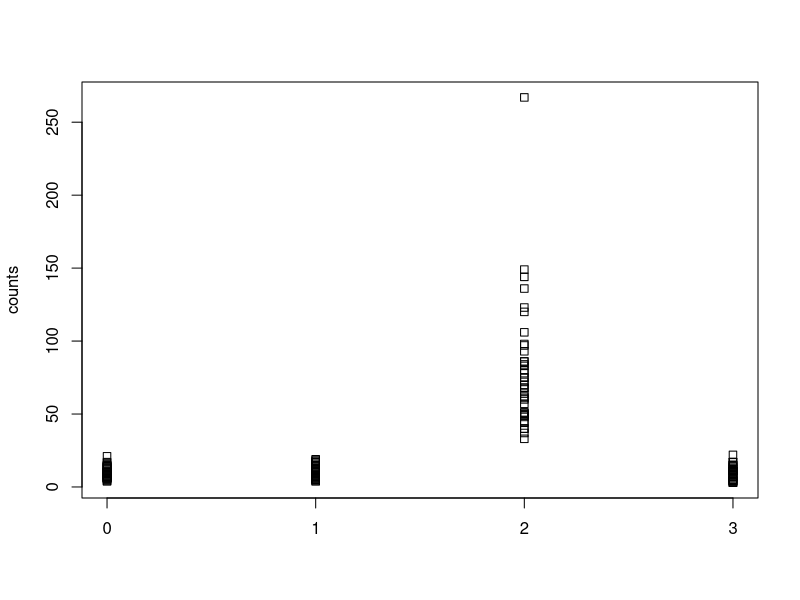
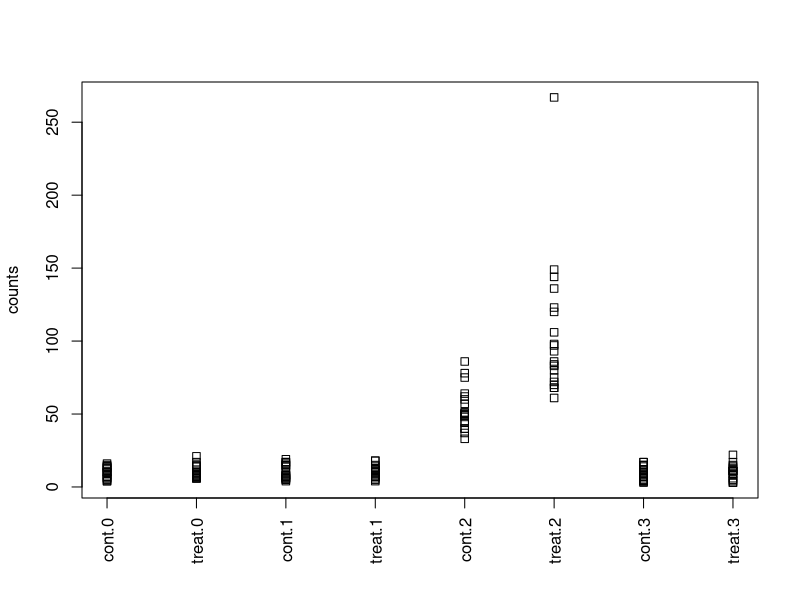
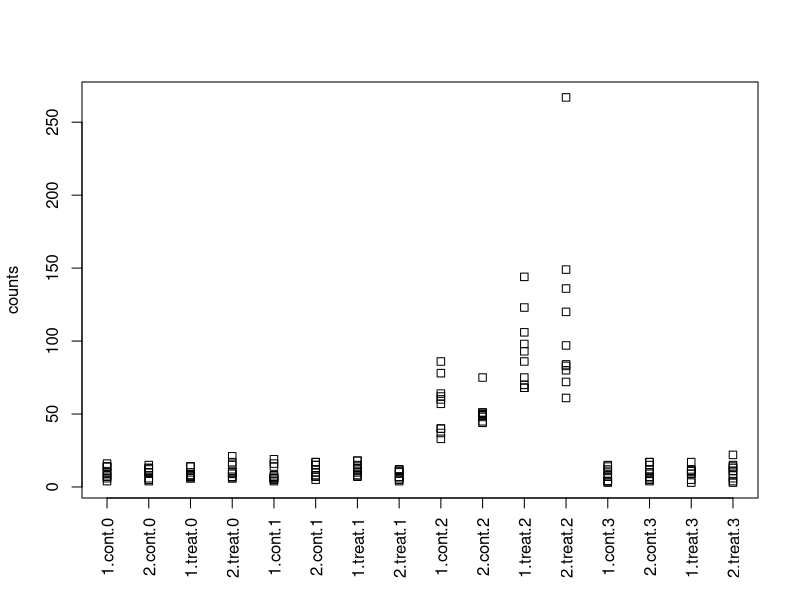
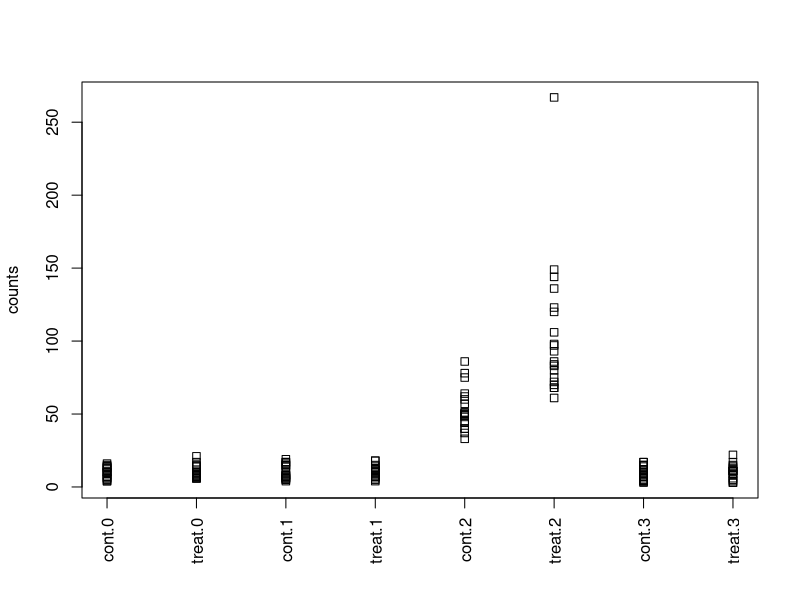
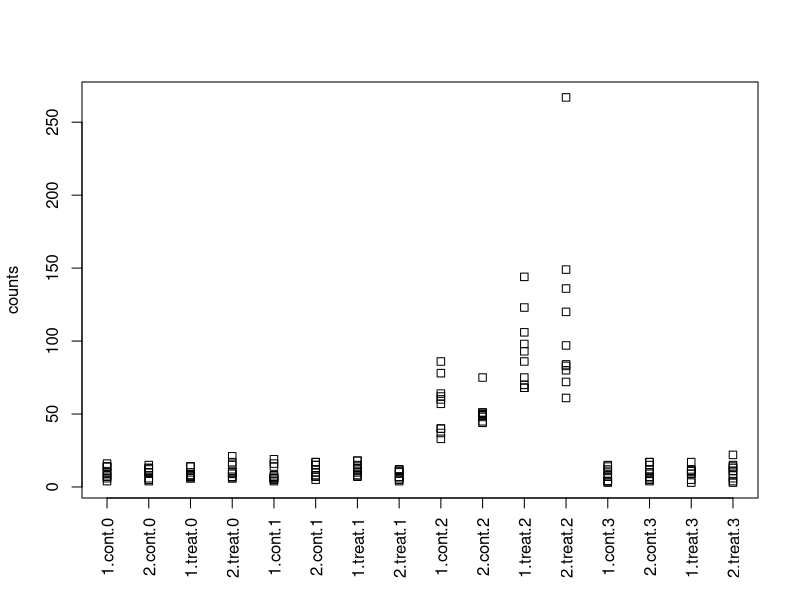

Recreate these plots in R, in order.
## ---- chunk 1
ssize <- 10
nstrain <- 2
ntreat <- 2
nday <- 3

mydata <- as.data.frame(matrix(ncol=4, nrow=c(nday+1)*ntreat*nstrain*ssize))
colnames(mydata) <- c('counts', 'day', 'treat', 'strain')
mydata$day <- as.factor(rep(0:nday, each=ssize*nstrain*ntreat))
mydata$treat <- as.factor(rep(rep(c('cont', 'treat'), each=ssize*nstrain), times=c(nday+1) ))
mydata$strain <- as.factor(rep(rep(1:nstrain, each=ssize), times=ntreat*c(nday+1)))

disp <- 10
set.seed(2)
mydata$counts <- rnbinom(n=nrow(mydata), mu=10, size=disp)
mydata$counts[c(2 * ssize * ntreat * nstrain + 1):c(2 * ssize * ntreat * nstrain + ssize*ntreat)] <- rnbinom(n=ssize*nstrain, mu=50, size=disp)
mydata$counts[c(2 * ssize * ntreat * nstrain + ssize*ntreat + 1):c(2 * ssize * ntreat * nstrain + ssize*ntreat + ssize*ntreat)] <- rnbinom(n=ssize*nstrain, mu=100, size=disp)
#mydata$counts[17:20] <- rnbinom(n=ssize, mu=90, size=disp)
#mydata$counts[21:24] <- rnbinom(n=ssize, mu=90, size=disp)
#mydata$treat <- as.factor(rep(1:8, each=4))
#head(mydata, n=ssize*nstrain*ntreat)
## ---- chunk 2
stripchart(counts ~ day, data=mydata, vertical=TRUE)
#
stripchart(counts ~ treat/day, data=mydata, vertical=TRUE, las=3)
#
stripchart(counts ~ strain/treat/day, data=mydata, vertical=TRUE, las=3)
## ---- chunk 3
library(MASS)
glm1 <- glm(counts ~ day, data=mydata, family = negative.binomial(disp))
summary(glm1)
exp(coefficients(glm1))
exp(coefficients(glm1)[1] + coefficients(glm1)[3])
#exp(coefficients(glm1)[1]) + exp(coefficients(glm1)[3])
## ---- chunk 4
stripchart(counts ~ treat/day, data=mydata, vertical=TRUE, las=3)
## ---- chunk 5
glm2 <- glm(counts ~ treat/day, data=mydata, family = negative.binomial(disp))
summary(glm2)
exp(coefficients(glm2))
exp(coefficients(glm2)[1] + coefficients(glm2)[5])
exp(coefficients(glm2)[1] + coefficients(glm2)[6])
#exp(coefficients(glm2)[1] + coefficients(glm2)[5] + coefficients(glm2)[6])
## ---- chunk 6
#
stripchart(counts ~ strain/treat/day, data=mydata, vertical=TRUE, las=3)
## ---- chunk 7
glm3 <- glm(counts ~ strain/treat/day, data=mydata, family = negative.binomial(disp))
summary(glm3)
## ---- chunk 8
anova(glm1, glm2, test = "Chisq")
anova(glm2, glm3, test = "Chisq")
